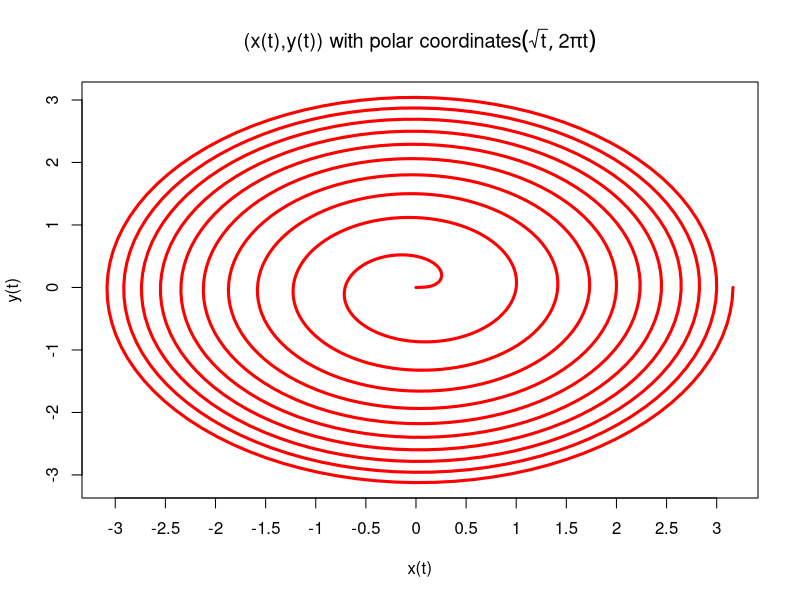

Generate this figure with R:
## ---- chunk 1

# ...	-=-=-=-=-=-=-=-=-=-=-=-=-=-=-=-=-=-=-=-=-=-=-=-=-=-=-=-=-=-=-=-=-=-=-=-=-
# ...	-=-=-=-=-=-=-=-=-=-=-=-=-=-=-=-=-=-=-=-=-=-=-=-=-=-=-=-=-=-=-=-=-=-=-=-=-

	t<-seq(0,10,length=1000)
	x<-sqrt(t)*cos(2*pi*t)
	y<-sqrt(t)*sin(2*pi*t)
	
	plot(x,y,axes=F,type="l",lwd=3,xlab="x(t)",ylab="y(t)",col="red")
	axis(1,at=seq(-3,3,by=0.5),labels=seq(-3,3,by=0.5))
	axis(2)
	
	box()
	
	title(main=expression(
	paste("(x(t),y(t)) with polar coordinates",
	(list(sqrt(t),2*pi*t))
	)))
